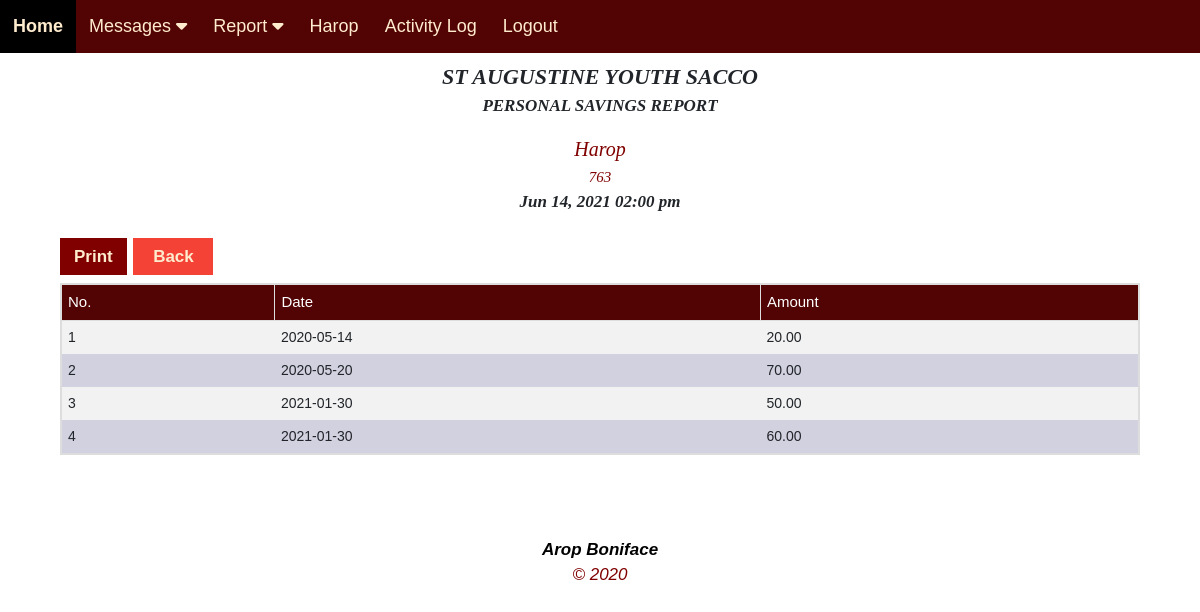
The page /pages/sreport.php (signed in) on the database its author committed.
### tables this page shows
CREATE TABLE `membertb` (
  `memberId` int(11) NOT NULL,
  `photo` blob NOT NULL,
  `member_name` varchar(50) NOT NULL,
  `gender` enum('Male','Female','Other') NOT NULL,
  `contact` varchar(20) NOT NULL,
  `joinDate` date NOT NULL,
  `status` enum('Active','Inactive') NOT NULL DEFAULT 'Active',
  `username` varchar(50) NOT NULL,
  `pass` varchar(255) NOT NULL
);

CREATE TABLE `savehist` (
  `saveId` int(20) NOT NULL,
  `memberId` int(20) NOT NULL,
  `date` date NOT NULL,
  `amount` decimal(12,2) NOT NULL
);

### pages/sreport.php (the view, shortened to what this page needs)
<?php
include('db.php');
$stmt1 = $con->prepare('SELECT photo, member_name, gender, contact FROM membertb WHERE memberId = ?');
$stmt1->bind_param('i', $_SESSION['memberId']);
$stmt1->execute();
$stmt1->bind_result($photo, $member_name, $gender, $contact);
?>
<!DOCTYPE html>
<html>
<head>
<link href="bootstrap/css/bootstrap.css" rel="stylesheet"/>
<link rel="stylesheet" href="css/w3.css">
<link rel="stylesheet" href="../../cdnjs.cloudflare.com/ajax/libs/font-awesome/4.7.0/css/font-awesome.min.css">
<body class="body" style="background-color:white">
    <div class="dontprint">
<?php include('header.php');?>
</div>
<div class="report">
  <p><i class="report-head">ST AUGUSTINE YOUTH SACCO</i> <br />
  <i class="report-head4">PERSONAL SAVINGS REPORT</i></p>
	<i class="report-head2"><?=$member_name?></i><br />
	<i class="report-head3"><?=$contact?></i><br />
  <i class="report-head4"><?php
  date_default_timezone_set('Africa/Kampala'); echo date("M d, Y h:i a");?></i></p>
</div>
<button class="add-btn dontprint" style="width:auto;padding-left:14px;padding-right:14px;margin-left:5%"  onclick="window.print()" style="width:auto">Print</button>
<button style="color:blanchedalmond; width:80px; font-weight:bold;background-color:#f44336;margin-left:2px" class="add-btn dontprint" onclick="location.href='home.php'" style="width:auto">Back</button>
<form >
      <div >
  <?php
      $memberId=$_SESSION['memberId'];
      $q=mysqli_query($con,"SELECT * FROM savehist WHERE memberId = '$memberId' ");
      $rr=mysqli_num_rows($q);
      if(!$rr)
      {
      echo "<h2 style='color:red;font-style: italic;font-size:20px;padding-left:14px;padding-right:14px;margin-left:5%'>No Savings Data Available...</h2>";
      }
      else
      {
      ?>
              <table  id="membertb" style="margin-top:0%;margin-bottom:3%;width: 90%;margin-left:5%" >
        <tr>
          <th class="thead">No.</th>
          <th class="thead">Date</th>
          <th class="thead">Amount</th>
        </tr>
        <?php
        $inc=1;
        while($row = mysqli_fetch_array($q)){
        $q1=mysqli_query($con,"SELECT * FROM savehist WHERE saveId='".$row['saveId']."' ");
        $row=mysqli_fetch_assoc($q1);
        echo "<Tr>";
        echo "<td>".$inc."</td>";
        echo "<td>".$row['date']."</td>";
        echo "<td>".$row['amount']."</td>";
        ?>
        <?php
      echo "</Tr>";
      $inc++;
      }
      ?>
      </table>
</div>
<?php }?>
  <div style="padding-left:42%; padding-top:3%; font-size:20px; font-style: italic;"><?php echo @$err;?></div>
  </form>
  <div class="bottom-nav">
<?php include('footer.php');?>
</div>
</body>
</html>

### pages/header.php (shortened to what this page needs)
<?php
include('db.php');
$stmt1 = $con->prepare('SELECT member_name FROM membertb WHERE memberId = ?');
$stmt1->bind_param('i', $_SESSION['memberId']);
$stmt1->execute();
$stmt1->bind_result($member_name);
?>
<!DOCTYPE html>
<html>
<link href="bootstrap/css/bootstrap.css" rel="stylesheet"/>
<link rel="stylesheet" href="css/w3.css">
<link rel="stylesheet" href="../../cdnjs.cloudflare.com/ajax/libs/font-awesome/4.7.0/css/font-awesome.min.css">
<link rel="stylesheet" type="text/css" href="../css/style.css" />
<body>
<div class="top-link" id="mytoplink">
  <a href="home.php">Home</a>
  <div class="dropdown">
    <button class="dropbtn">Messages
      <i class="fa fa-caret-down"></i>
    </button>
  </div>
  <div class="dropdown">
    <button class="dropbtn">Report
      <i class="fa fa-caret-down"></i>
    </button>
  </div>
  <a href="profile.php"><?=$member_name?></a>
  <a href="history.php">Activity Log</a>
  <a href="logout.php">Logout</a>
</div>
</body>
</html>

### css/w3.css (style rules this page uses)
html { box-sizing: border-box }
*, *:before, *:after { box-sizing: inherit }
html { -ms-text-size-adjust: 100%; -webkit-text-size-adjust: 100% }
body { margin: 0 }
a { background-color: transparent; -webkit-text-decoration-skip: objects }
button, input, select, textarea { font: inherit; margin: 0 }
button, input { overflow: visible }
button, select { text-transform: none }
button, html [type=button], [type=reset], [type=submit] { -webkit-appearance: button }
html, body { font-family: Verdana, sans-serif; font-size: 15px; line-height: 1.5 }
html { overflow-x: hidden }
a { color: inherit }

### css/style.css (style rules this page uses)
.body { background-color: blanchedalmond; box-align: center; margin-top: 5%; }
.bottom-nav { width: 100%; padding: 10px; color: maroon }
button { background-color: #4CAF50; color: white; padding: 14px 20px; margin: 8px 0; border: none; cursor: pointer; width: 100%; }
body { margin: 0; font-family: Arial; font-size: 17px; }
* { box-sizing: border-box; }
table { border-collapse: collapse; width: 95%; border: 2px solid #ddd; word-wrap: break-word; background-color: #d1d1e0 }
td { text-align: left; padding: 6px; font-size: 14px; font-weight: lighter; overflow: inline; word-wrap: break-word; }
tr:nth-child(even) { background-color: #f2f2f2 }
.thead { background-color: rgb(82, 3, 3); color: white; word-wrap: break-word; overflow: inline; text-align: left; padding: 6px; border: 1px solid #ddd; font-size: 15px; font-weight: lighter; }
.report { text-align: center; background: transparent; margin-top: 5%; }
.report-head { background: transparent; border: 0px solid #ccc; font-family: Cambria, Cochin, Georgia, Times, 'Times New Roman', serif; text-align: center; font-size: 22px; font-weight: bold; }
.report-head2 { background: transparent; border: 0px solid #ccc; color: maroon; text-align: center; font-size: 20px; font-family: Cambria, Cochin, Georgia, Times, 'Times New Roman', serif; }
.report-head3 { background: transparent; border: 0px solid #ccc; color: maroon; text-align: center; font-size: 15px; font-family: Cambria, Cochin, Georgia, Times, 'Times New Roman', serif; }
.report-head4 { background: transparent; border: 0px solid #ccc; text-align: center; font-size: 17px; font-weight: bold; font-family: Cambria, Cochin, Georgia, Times, 'Times New Roman', serif; }
.add-btn { background-color: maroon; color: blanchedalmond; font-weight: bold; margin: 8px 0; border: none; cursor: pointer; padding: 6px; width: 8%; margin-left: 17%; }
.top-link { background-color: rgb(82, 3, 3); position: fixed; top: 0; width: 100%; }
.top-link a { float: left; display: block; color: blanchedalmond; text-align: center; padding: 13px 13px; text-decoration: none; font-size: 18px; }
.dropdown { float: left; overflow: hidden; }
.dropdown .dropbtn { font-size: 18px; border: none; outline: none; color: blanchedalmond; padding: 13px 13px; background-color: inherit; font-family: inherit; margin: 0; }

### pages/sreport.php (style rules this page uses)
html,body,h1,h2,h3,h4,h5,h6 { font-family: "Roboto", sans-serif }

### rows shown on the page
membertb: member_name "Harop", contact "763"
savehist: date "2020-05-14", amount "20.00"
savehist: date "2020-05-20", amount "70.00"
savehist: date "2021-01-30", amount "50.00"
savehist: date "2021-01-30", amount "60.00"
